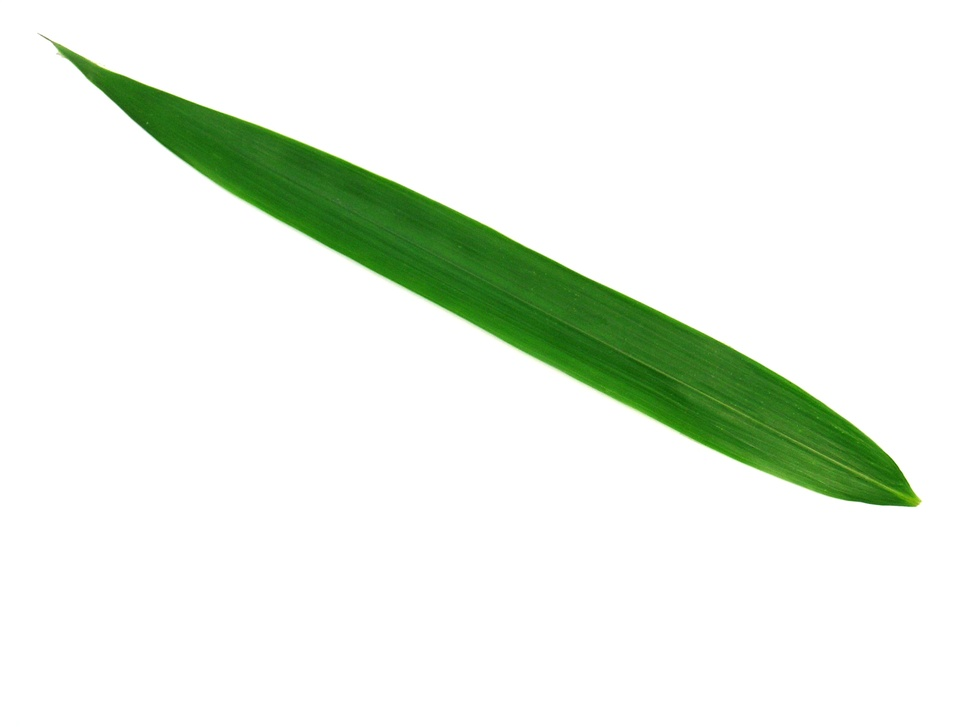
%> input picture Lab6/trainset/trainset/1.jpg, 970 x 727 px, shrunk from 1600 x 1200 before the run; its folder holds 4 pictures in this run
$ octave Lab6.m   (GNU Octave 9; MATLAB toolbox functions it lacks are replaced by stand-ins)
%> lines starting %> are read from the running program, lines starting %| are printed output that depends on the picture; in (x1, y1, x2, y2) boxes, pixels count from 0 and x2, y2 are one past the last pixel; in counts of white or black regions, pixels touching at a corner belong together; the program's own positions count from 1
folderPath = 'F:\GitSourceTree\Computer_vision_ku\Lab6\trainset\trainset';
fileType = '*.jpg'; % ตัวอย่างสำหรับไฟล์ภาพ .jpg

% ดึงรายชื่อไฟล์ที่ตรงกับนามสกุลที่ระบุ
fileList = dir(fullfile(folderPath, fileType));
fileCount = numel(fileList);
list_imag={};
GrayImage={};
level={};
binaryImage={};
cleanMask={};
STATS={};
for i = 1:fileCount
    list_image{i}= imread(fileList(i).folder+"/"+fileList(i).name);
    GrayImage{i}=rgb2gray(list_image{i});
    level{i} = graythresh(list_image{i});
    binaryImage{i} = ~imbinarize(GrayImage{i}, level{i});
    se = strel('disk', 5);
    cleanMask{i} = imclose(binaryImage{i}, se);
    cleanMask{i} = imfill(cleanMask{i}, 'holes');
    STATS{i} = regionprops(cleanMask{i}, 'Area', 'Perimeter', 'Eccentricity');
end


figure;
for i = 1:fileCount
        subplot(5, 5, i);
        imshow(binaryImage{i})
end
%> this loop made 4 passes
%> pass 1, `imshow(binaryImage{i})`:
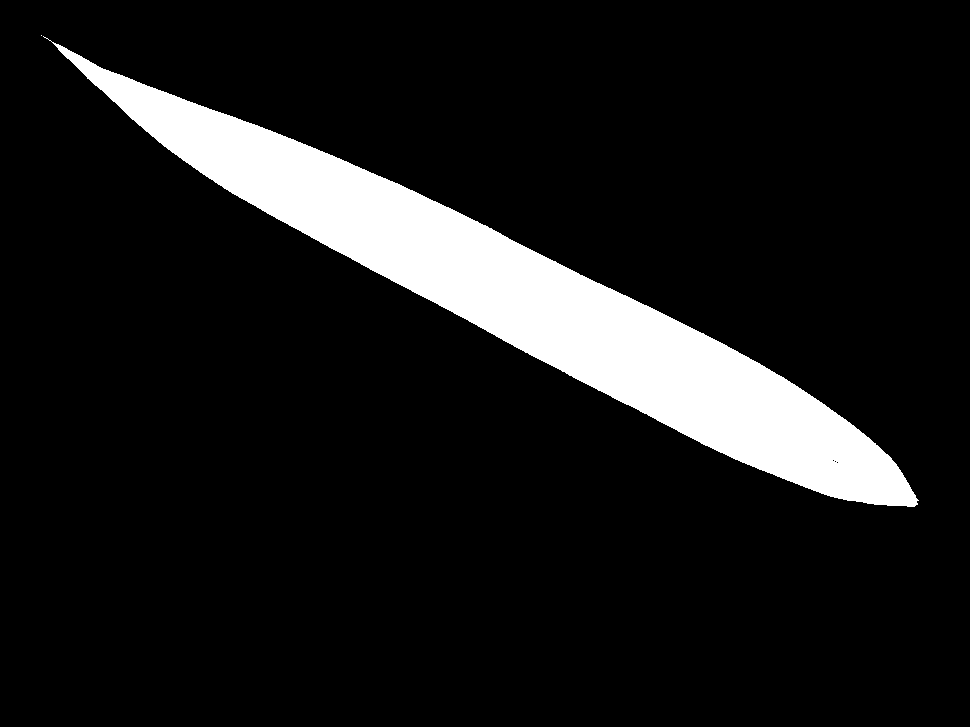
%> displayed picture: size 727x970 logical; 10.4% white; 2 white regions (1 under 20 px), largest, box (x1, y1, x2, y2) and area: (43, 36, 919, 507) 73154
%> pass 2, `imshow(binaryImage{i})`:
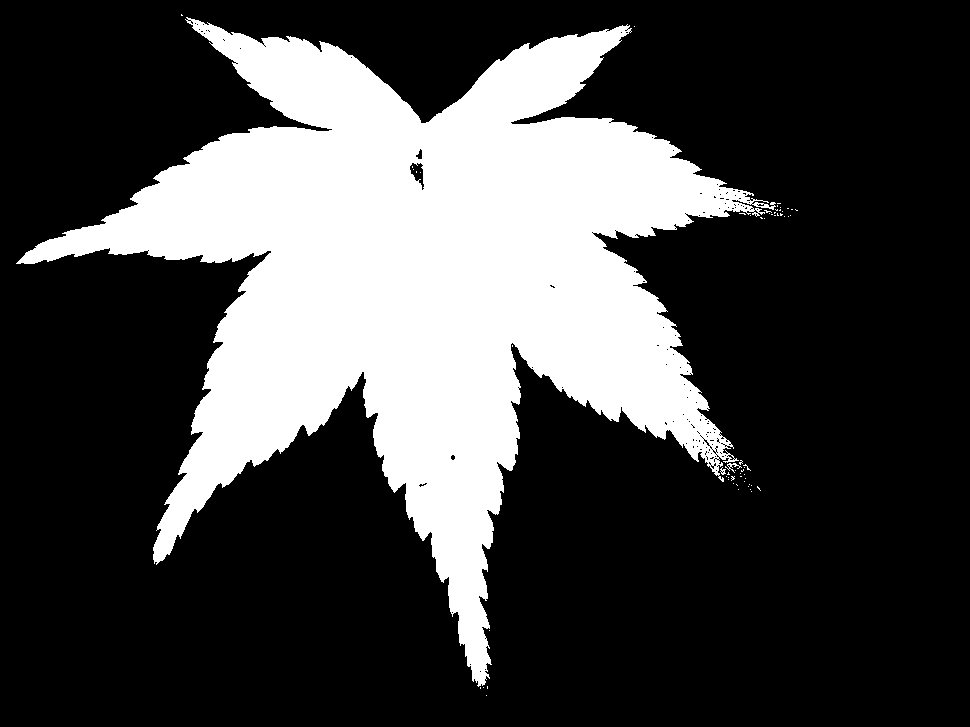
%> displayed picture: size 727x970 logical; 27.2% white; 62 white regions (59 under 20 px), largest, box (x1, y1, x2, y2) and area: (16, 17, 776, 687) 191255, (725, 463, 742, 473) 49, (720, 467, 726, 475) 24
%> after the loop:
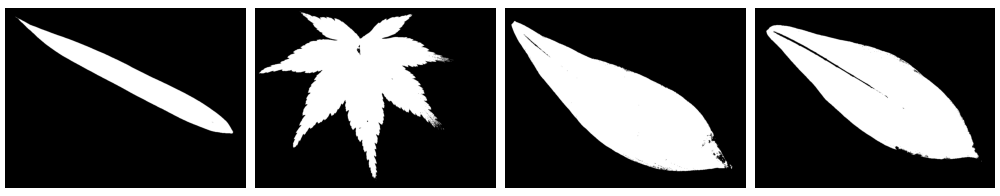
%> figure redrawn from the program's plot data, 4 panels

figure;
for i = 1:fileCount
        subplot(5, 5, i);
        imshow(cleanMask{i})
end
%> this loop made 4 passes
%> pass 2, `imshow(cleanMask{i})`:
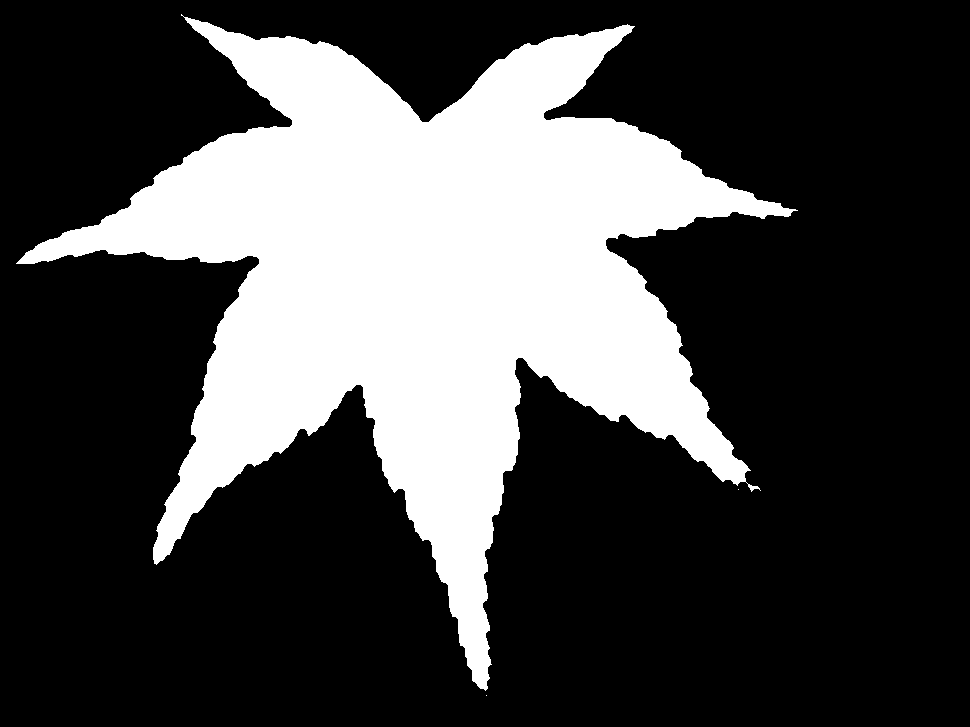
%> displayed picture: size 727x970 logical; 27.8% white; 3 white regions (2 under 20 px), largest, box (x1, y1, x2, y2) and area: (16, 14, 798, 691) 195757

load('trainLabel.mat');
%> (the run ends here)
